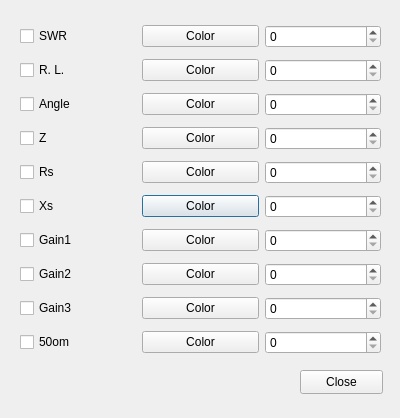
<?xml version="1.0" encoding="UTF-8"?>
<ui version="4.0">
 <class>ColorDialog</class>
 <widget class="QDialog" name="ColorDialog">
  <property name="geometry">
   <rect>
    <x>0</x>
    <y>0</y>
    <width>400</width>
    <height>418</height>
   </rect>
  </property>
  <property name="windowTitle">
   <string>Line Colors and Widths</string>
  </property>
  <widget class="QWidget" name="gridLayoutWidget">
   <property name="geometry">
    <rect>
     <x>20</x>
     <y>20</y>
     <width>361</width>
     <height>343</height>
    </rect>
   </property>
   <layout class="QGridLayout" name="gridLayout">
    <item row="5" column="1">
     <widget class="QPushButton" name="XsColorPushButton">
      <property name="text">
       <string>Color</string>
      </property>
     </widget>
    </item>
    <item row="4" column="0">
     <widget class="QCheckBox" name="RsCheckBox">
      <property name="text">
       <string>Rs</string>
      </property>
     </widget>
    </item>
    <item row="4" column="1">
     <widget class="QPushButton" name="RsColorPushButton">
      <property name="text">
       <string>Color</string>
      </property>
     </widget>
    </item>
    <item row="5" column="2">
     <widget class="QSpinBox" name="XsLineSpinBox">
      <property name="maximum">
       <number>9</number>
      </property>
     </widget>
    </item>
    <item row="6" column="0">
     <widget class="QCheckBox" name="Gain1CheckBox">
      <property name="text">
       <string>Gain1</string>
      </property>
     </widget>
    </item>
    <item row="1" column="1">
     <widget class="QPushButton" name="RLColorPushButton">
      <property name="text">
       <string>Color</string>
      </property>
     </widget>
    </item>
    <item row="3" column="2">
     <widget class="QSpinBox" name="ZLineSpinBox">
      <property name="maximum">
       <number>9</number>
      </property>
     </widget>
    </item>
    <item row="9" column="1">
     <widget class="QPushButton" name="Z0ColorPushButton">
      <property name="text">
       <string>Color</string>
      </property>
     </widget>
    </item>
    <item row="3" column="0">
     <widget class="QCheckBox" name="ZCheckBox">
      <property name="text">
       <string>Z</string>
      </property>
     </widget>
    </item>
    <item row="4" column="2">
     <widget class="QSpinBox" name="RsLineSpinBox">
      <property name="maximum">
       <number>9</number>
      </property>
     </widget>
    </item>
    <item row="2" column="2">
     <widget class="QSpinBox" name="AngleLineSpinBox">
      <property name="maximum">
       <number>9</number>
      </property>
     </widget>
    </item>
    <item row="2" column="1">
     <widget class="QPushButton" name="AngleColorPushButton">
      <property name="text">
       <string>Color</string>
      </property>
     </widget>
    </item>
    <item row="5" column="0">
     <widget class="QCheckBox" name="XsCheckBox">
      <property name="text">
       <string>Xs</string>
      </property>
     </widget>
    </item>
    <item row="9" column="2">
     <widget class="QSpinBox" name="Z0LineSpinBox"/>
    </item>
    <item row="0" column="1">
     <widget class="QPushButton" name="SWRColorPushButton">
      <property name="text">
       <string>Color</string>
      </property>
     </widget>
    </item>
    <item row="9" column="0">
     <widget class="QCheckBox" name="Z0CheckBox">
      <property name="text">
       <string>50om</string>
      </property>
     </widget>
    </item>
    <item row="0" column="2">
     <widget class="QSpinBox" name="SWRLineSpinBox">
      <property name="maximum">
       <number>9</number>
      </property>
     </widget>
    </item>
    <item row="0" column="0">
     <widget class="QCheckBox" name="SWRCheckBox">
      <property name="text">
       <string>SWR</string>
      </property>
     </widget>
    </item>
    <item row="3" column="1">
     <widget class="QPushButton" name="ZColorPushButton_2">
      <property name="text">
       <string>Color</string>
      </property>
     </widget>
    </item>
    <item row="2" column="0">
     <widget class="QCheckBox" name="AngleCheckBox">
      <property name="text">
       <string>Angle</string>
      </property>
     </widget>
    </item>
    <item row="1" column="0">
     <widget class="QCheckBox" name="RLCheckBox">
      <property name="text">
       <string>R. L.</string>
      </property>
     </widget>
    </item>
    <item row="1" column="2">
     <widget class="QSpinBox" name="RLLineSpinBox">
      <property name="maximum">
       <number>9</number>
      </property>
     </widget>
    </item>
    <item row="7" column="0">
     <widget class="QCheckBox" name="Gain2CheckBox">
      <property name="text">
       <string>Gain2</string>
      </property>
     </widget>
    </item>
    <item row="8" column="0">
     <widget class="QCheckBox" name="Gain3CheckBox">
      <property name="text">
       <string>Gain3</string>
      </property>
     </widget>
    </item>
    <item row="6" column="1">
     <widget class="QPushButton" name="Gain1ColorPushButton">
      <property name="text">
       <string>Color</string>
      </property>
     </widget>
    </item>
    <item row="7" column="1">
     <widget class="QPushButton" name="Gain2ColorPushButton">
      <property name="text">
       <string>Color</string>
      </property>
     </widget>
    </item>
    <item row="8" column="1">
     <widget class="QPushButton" name="Gain3ColorPushButton">
      <property name="text">
       <string>Color</string>
      </property>
     </widget>
    </item>
    <item row="6" column="2">
     <widget class="QSpinBox" name="Gain1LineSpinBox">
      <property name="maximum">
       <number>9</number>
      </property>
     </widget>
    </item>
    <item row="7" column="2">
     <widget class="QSpinBox" name="Gain2LineSpinBox">
      <property name="maximum">
       <number>9</number>
      </property>
     </widget>
    </item>
    <item row="8" column="2">
     <widget class="QSpinBox" name="Gain3LineSpinBox">
      <property name="maximum">
       <number>9</number>
      </property>
     </widget>
    </item>
   </layout>
  </widget>
  <widget class="QPushButton" name="ClosePushButton">
   <property name="geometry">
    <rect>
     <x>300</x>
     <y>370</y>
     <width>83</width>
     <height>24</height>
    </rect>
   </property>
   <property name="text">
    <string>Close</string>
   </property>
  </widget>
 </widget>
 <resources/>
 <connections/>
</ui>
